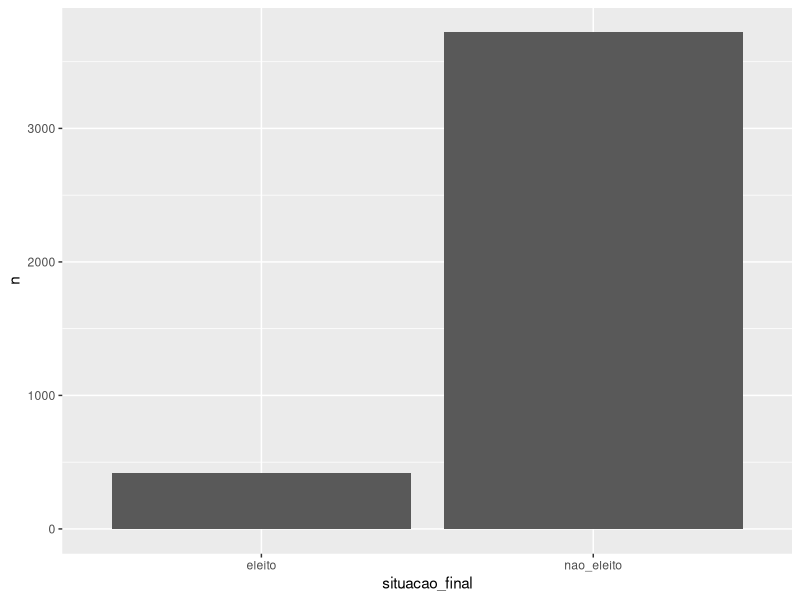

Reproduce this figure in R.
## ---- chunk 1
knitr::opts_chunk$set(echo = TRUE)
## ---- chunk 2
library(caret)
library(dplyr)
## ---- chunk 3
dados_eleicoes <- read.csv("train.csv", encoding = "UTF-8")
## ---- chunk 4
dados_eleicoes %>% count(situacao_final)
## ---- chunk 5
diff_situacao <- dados_eleicoes %>% count(situacao_final)
ggplot(diff_situacao, aes(x = situacao_final, y = n), options(scipen = 5)) +
  geom_bar(stat = "identity")
